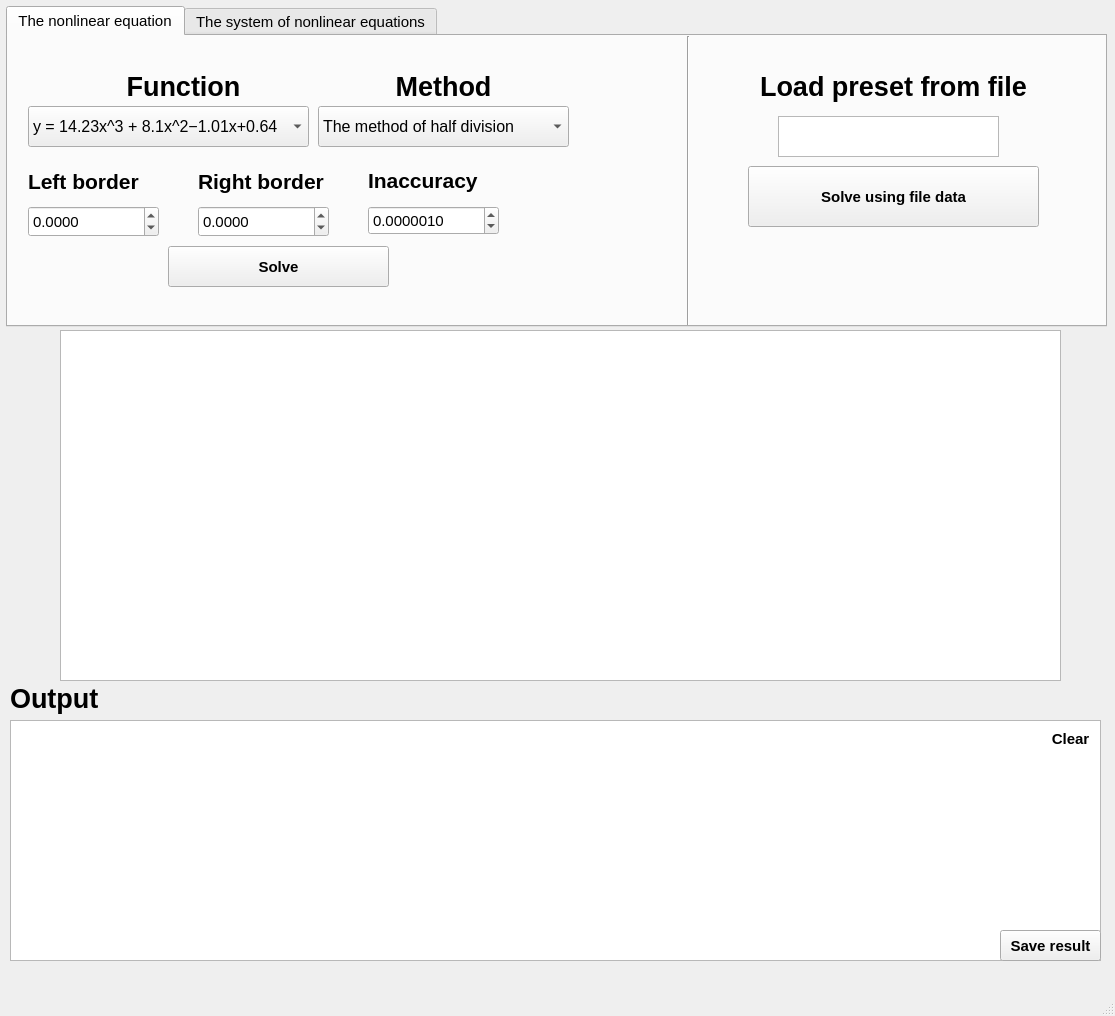
<?xml version="1.0" encoding="UTF-8"?>
<ui version="4.0">
 <class>MainWindow</class>
 <widget class="QMainWindow" name="MainWindow">
  <property name="geometry">
   <rect>
    <x>0</x>
    <y>0</y>
    <width>1115</width>
    <height>1016</height>
   </rect>
  </property>
  <property name="mouseTracking">
   <bool>false</bool>
  </property>
  <property name="windowTitle">
   <string>Laboratory work #2</string>
  </property>
  <property name="windowIcon">
   <iconset resource="resources.qrc">
    <normaloff>:/assets/pig.png</normaloff>:/assets/pig.png</iconset>
  </property>
  <widget class="QWidget" name="centralwidget">
   <property name="minimumSize">
    <size>
     <width>1115</width>
     <height>963</height>
    </size>
   </property>
   <property name="maximumSize">
    <size>
     <width>1115</width>
     <height>963</height>
    </size>
   </property>
   <widget class="QTabWidget" name="tabWidget">
    <property name="enabled">
     <bool>true</bool>
    </property>
    <property name="geometry">
     <rect>
      <x>6</x>
      <y>6</y>
      <width>1101</width>
      <height>321</height>
     </rect>
    </property>
    <property name="minimumSize">
     <size>
      <width>1101</width>
      <height>321</height>
     </size>
    </property>
    <property name="font">
     <font>
      <pointsize>11</pointsize>
     </font>
    </property>
    <property name="currentIndex">
     <number>0</number>
    </property>
    <widget class="QWidget" name="nonlin">
     <property name="minimumSize">
      <size>
       <width>1351</width>
       <height>980</height>
      </size>
     </property>
     <property name="maximumSize">
      <size>
       <width>1351</width>
       <height>980</height>
      </size>
     </property>
     <attribute name="icon">
      <iconset resource="resources.qrc">
       <normaloff>:/assets/afanas.jpg</normaloff>:/assets/afanas.jpg</iconset>
     </attribute>
     <attribute name="title">
      <string>The nonlinear equation</string>
     </attribute>
     <widget class="QComboBox" name="func_cbox">
      <property name="geometry">
       <rect>
        <x>20</x>
        <y>70</y>
        <width>281</width>
        <height>41</height>
       </rect>
      </property>
      <property name="font">
       <font>
        <pointsize>12</pointsize>
       </font>
      </property>
      <property name="editable">
       <bool>false</bool>
      </property>
      <property name="currentText">
       <string>y = 14.23x^3 + 8.1x^2−1.01x+0.64</string>
      </property>
      <property name="currentIndex">
       <number>0</number>
      </property>
      <property name="maxVisibleItems">
       <number>4</number>
      </property>
      <property name="maxCount">
       <number>4</number>
      </property>
      <item>
       <property name="text">
        <string>y = 14.23x^3 + 8.1x^2−1.01x+0.64</string>
       </property>
      </item>
      <item>
       <property name="text">
        <string>y = x^3 + x^2 + 9.2</string>
       </property>
      </item>
      <item>
       <property name="text">
        <string>y = exp(0.24x) - 2</string>
       </property>
      </item>
      <item>
       <property name="text">
        <string>y = 2*sin(x) + pi/2</string>
       </property>
      </item>
     </widget>
     <widget class="QLabel" name="Functionlabel">
      <property name="geometry">
       <rect>
        <x>20</x>
        <y>40</y>
        <width>311</width>
        <height>21</height>
       </rect>
      </property>
      <property name="font">
       <font>
        <pointsize>20</pointsize>
        <weight>75</weight>
        <bold>true</bold>
       </font>
      </property>
      <property name="text">
       <string>Function</string>
      </property>
      <property name="alignment">
       <set>Qt::AlignCenter</set>
      </property>
      <property name="buddy">
       <cstring>func_cbox</cstring>
      </property>
     </widget>
     <widget class="QComboBox" name="method_cbox">
      <property name="geometry">
       <rect>
        <x>310</x>
        <y>70</y>
        <width>251</width>
        <height>41</height>
       </rect>
      </property>
      <property name="font">
       <font>
        <pointsize>12</pointsize>
       </font>
      </property>
      <property name="editable">
       <bool>false</bool>
      </property>
      <property name="currentText">
       <string>The method of half division</string>
      </property>
      <property name="currentIndex">
       <number>0</number>
      </property>
      <property name="maxVisibleItems">
       <number>4</number>
      </property>
      <property name="maxCount">
       <number>4</number>
      </property>
      <item>
       <property name="text">
        <string>The method of half division</string>
       </property>
      </item>
      <item>
       <property name="text">
        <string>The secant method</string>
       </property>
      </item>
      <item>
       <property name="text">
        <string>The simple iteration method</string>
       </property>
      </item>
     </widget>
     <widget class="QLabel" name="Functionlabel_2">
      <property name="geometry">
       <rect>
        <x>280</x>
        <y>40</y>
        <width>311</width>
        <height>21</height>
       </rect>
      </property>
      <property name="font">
       <font>
        <pointsize>20</pointsize>
        <weight>75</weight>
        <bold>true</bold>
       </font>
      </property>
      <property name="text">
       <string>Method</string>
      </property>
      <property name="alignment">
       <set>Qt::AlignCenter</set>
      </property>
      <property name="buddy">
       <cstring>method_cbox</cstring>
      </property>
     </widget>
     <widget class="QLabel" name="Functionlabel_3">
      <property name="geometry">
       <rect>
        <x>20</x>
        <y>130</y>
        <width>131</width>
        <height>31</height>
       </rect>
      </property>
      <property name="font">
       <font>
        <pointsize>16</pointsize>
        <weight>75</weight>
        <bold>true</bold>
       </font>
      </property>
      <property name="text">
       <string>Left border</string>
      </property>
      <property name="alignment">
       <set>Qt::AlignLeading|Qt::AlignLeft|Qt::AlignVCenter</set>
      </property>
      <property name="buddy">
       <cstring>left_border_spinbox</cstring>
      </property>
     </widget>
     <widget class="QDoubleSpinBox" name="right_border_spinbox">
      <property name="geometry">
       <rect>
        <x>190</x>
        <y>170</y>
        <width>131</width>
        <height>31</height>
       </rect>
      </property>
      <property name="decimals">
       <number>4</number>
      </property>
      <property name="minimum">
       <double>-100000000000000.000000000000000</double>
      </property>
      <property name="maximum">
       <double>100000000000000.000000000000000</double>
      </property>
      <property name="singleStep">
       <double>0.100000000000000</double>
      </property>
     </widget>
     <widget class="QLabel" name="Functionlabel_4">
      <property name="geometry">
       <rect>
        <x>190</x>
        <y>130</y>
        <width>141</width>
        <height>31</height>
       </rect>
      </property>
      <property name="font">
       <font>
        <pointsize>16</pointsize>
        <weight>75</weight>
        <bold>true</bold>
       </font>
      </property>
      <property name="text">
       <string>Right border</string>
      </property>
      <property name="alignment">
       <set>Qt::AlignLeading|Qt::AlignLeft|Qt::AlignVCenter</set>
      </property>
      <property name="buddy">
       <cstring>right_border_spinbox</cstring>
      </property>
     </widget>
     <widget class="QDoubleSpinBox" name="left_border_spinbox">
      <property name="geometry">
       <rect>
        <x>20</x>
        <y>170</y>
        <width>131</width>
        <height>31</height>
       </rect>
      </property>
      <property name="decimals">
       <number>4</number>
      </property>
      <property name="minimum">
       <double>-100000000000000.000000000000000</double>
      </property>
      <property name="maximum">
       <double>1000000000000000.000000000000000</double>
      </property>
      <property name="singleStep">
       <double>0.100000000000000</double>
      </property>
     </widget>
     <widget class="QLabel" name="Functionlabel_5">
      <property name="geometry">
       <rect>
        <x>360</x>
        <y>130</y>
        <width>141</width>
        <height>29</height>
       </rect>
      </property>
      <property name="font">
       <font>
        <pointsize>16</pointsize>
        <weight>75</weight>
        <bold>true</bold>
       </font>
      </property>
      <property name="text">
       <string>Inaccuracy</string>
      </property>
      <property name="alignment">
       <set>Qt::AlignLeading|Qt::AlignLeft|Qt::AlignVCenter</set>
      </property>
      <property name="buddy">
       <cstring>inacc_spinbox</cstring>
      </property>
     </widget>
     <widget class="QDoubleSpinBox" name="inacc_spinbox">
      <property name="geometry">
       <rect>
        <x>360</x>
        <y>170</y>
        <width>131</width>
        <height>29</height>
       </rect>
      </property>
      <property name="accelerated">
       <bool>false</bool>
      </property>
      <property name="decimals">
       <number>7</number>
      </property>
      <property name="minimum">
       <double>0.000000000000000</double>
      </property>
      <property name="maximum">
       <double>1.000000000000000</double>
      </property>
      <property name="singleStep">
       <double>0.000001000000000</double>
      </property>
      <property name="value">
       <double>0.000001000000000</double>
      </property>
     </widget>
     <widget class="QPushButton" name="solve_button">
      <property name="geometry">
       <rect>
        <x>160</x>
        <y>210</y>
        <width>221</width>
        <height>41</height>
       </rect>
      </property>
      <property name="font">
       <font>
        <pointsize>11</pointsize>
        <weight>75</weight>
        <bold>true</bold>
       </font>
      </property>
      <property name="text">
       <string>Solve</string>
      </property>
     </widget>
     <widget class="QLabel" name="Functionlabel_7">
      <property name="geometry">
       <rect>
        <x>730</x>
        <y>30</y>
        <width>311</width>
        <height>41</height>
       </rect>
      </property>
      <property name="font">
       <font>
        <pointsize>20</pointsize>
        <weight>75</weight>
        <bold>true</bold>
       </font>
      </property>
      <property name="text">
       <string>Load preset from file</string>
      </property>
      <property name="alignment">
       <set>Qt::AlignCenter</set>
      </property>
      <property name="buddy">
       <cstring>textEdit</cstring>
      </property>
     </widget>
     <widget class="QPushButton" name="search_button">
      <property name="geometry">
       <rect>
        <x>990</x>
        <y>80</y>
        <width>41</width>
        <height>41</height>
       </rect>
      </property>
      <property name="text">
       <string/>
      </property>
      <property name="icon">
       <iconset resource="resources.qrc">
        <normaloff>:/assets/search.png</normaloff>:/assets/search.png</iconset>
      </property>
      <property name="iconSize">
       <size>
        <width>24</width>
        <height>24</height>
       </size>
      </property>
      <property name="flat">
       <bool>true</bool>
      </property>
     </widget>
     <widget class="QPushButton" name="file_solve_button">
      <property name="geometry">
       <rect>
        <x>740</x>
        <y>130</y>
        <width>291</width>
        <height>61</height>
       </rect>
      </property>
      <property name="font">
       <font>
        <pointsize>11</pointsize>
        <weight>75</weight>
        <bold>true</bold>
       </font>
      </property>
      <property name="text">
       <string>Solve using file data</string>
      </property>
     </widget>
     <widget class="Line" name="line">
      <property name="geometry">
       <rect>
        <x>670</x>
        <y>0</y>
        <width>20</width>
        <height>291</height>
       </rect>
      </property>
      <property name="orientation">
       <enum>Qt::Vertical</enum>
      </property>
     </widget>
     <widget class="QTextEdit" name="textEdit">
      <property name="geometry">
       <rect>
        <x>770</x>
        <y>80</y>
        <width>221</width>
        <height>41</height>
       </rect>
      </property>
      <property name="font">
       <font>
        <pointsize>9</pointsize>
       </font>
      </property>
     </widget>
    </widget>
    <widget class="QWidget" name="syst">
     <attribute name="icon">
      <iconset resource="resources.qrc">
       <normaloff>:/assets/klim.jpg</normaloff>:/assets/klim.jpg</iconset>
     </attribute>
     <attribute name="title">
      <string>The system of nonlinear equations</string>
     </attribute>
    </widget>
   </widget>
   <widget class="QTextBrowser" name="text_output">
    <property name="geometry">
     <rect>
      <x>10</x>
      <y>720</y>
      <width>1091</width>
      <height>241</height>
     </rect>
    </property>
   </widget>
   <widget class="QPushButton" name="clear_output">
    <property name="geometry">
     <rect>
      <x>1040</x>
      <y>720</y>
      <width>61</width>
      <height>38</height>
     </rect>
    </property>
    <property name="font">
     <font>
      <pointsize>11</pointsize>
      <weight>75</weight>
      <bold>true</bold>
     </font>
    </property>
    <property name="text">
     <string>Clear</string>
    </property>
    <property name="default">
     <bool>false</bool>
    </property>
    <property name="flat">
     <bool>true</bool>
    </property>
   </widget>
   <widget class="QLabel" name="Functionlabel_9">
    <property name="geometry">
     <rect>
      <x>10</x>
      <y>680</y>
      <width>98</width>
      <height>36</height>
     </rect>
    </property>
    <property name="font">
     <font>
      <pointsize>20</pointsize>
      <weight>75</weight>
      <bold>true</bold>
     </font>
    </property>
    <property name="text">
     <string>Output</string>
    </property>
    <property name="alignment">
     <set>Qt::AlignLeading|Qt::AlignLeft|Qt::AlignVCenter</set>
    </property>
   </widget>
   <widget class="QtCharts::QChartView" name="chartview">
    <property name="geometry">
     <rect>
      <x>60</x>
      <y>330</y>
      <width>1001</width>
      <height>351</height>
     </rect>
    </property>
   </widget>
   <widget class="QPushButton" name="save_btn">
    <property name="geometry">
     <rect>
      <x>1000</x>
      <y>930</y>
      <width>101</width>
      <height>31</height>
     </rect>
    </property>
    <property name="font">
     <font>
      <pointsize>11</pointsize>
      <weight>75</weight>
      <bold>true</bold>
     </font>
    </property>
    <property name="text">
     <string>Save result</string>
    </property>
   </widget>
  </widget>
  <widget class="QMenuBar" name="menubar">
   <property name="geometry">
    <rect>
     <x>0</x>
     <y>0</y>
     <width>1115</width>
     <height>30</height>
    </rect>
   </property>
  </widget>
  <widget class="QStatusBar" name="statusbar"/>
 </widget>
 <customwidgets>
  <customwidget>
   <class>QtCharts::QChartView</class>
   <extends>QGraphicsView</extends>
   <header location="global">QtCharts/QChartView&gt;
#include &lt;QtCharts/chartsnamespace.h</header>
  </customwidget>
 </customwidgets>
 <resources>
  <include location="resources.qrc"/>
 </resources>
 <connections/>
</ui>
